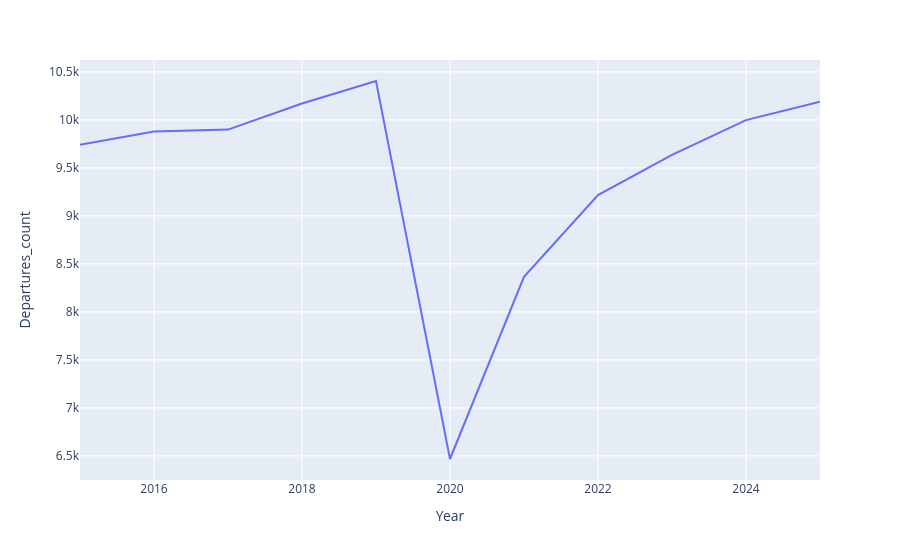

Source (notebook cell):
### Code cell
fig = px.line(fvolume, x='Year', y='Departures_count')
fig.show()

### Figure 1 — Plotly figure (JSON) as saved in the notebook; plotly's stock layout.template omitted (floating-point values rounded to 4 significant figures)
{"data": [{"hovertemplate": "Year=%{x}<br>Departures_count=%{y}<extra></extra>", "legendgroup": "", "line": {"color": "#636efa", "dash": "solid"}, "marker": {"symbol": "circle"}, "mode": "lines", "name": "", "orientation": "v", "showlegend": false, "type": "scatter", "x": [2025, 2024, 2023, 2022, 2021, 2020, 2019, 2018, 2017, 2016, 2015], "xaxis": "x", "y": [10189, 9998, 9635, 9216, 8366, 6468, 10405, 10171, 9899, 9879, 9741], "yaxis": "y"}], "layout": {"legend": {"tracegroupgap": 0}, "margin": {"t": 60}, "xaxis": {"anchor": "y", "domain": [0, 1], "title": {"text": "Year"}}, "yaxis": {"anchor": "x", "domain": [0, 1], "title": {"text": "Departures_count"}}}}
